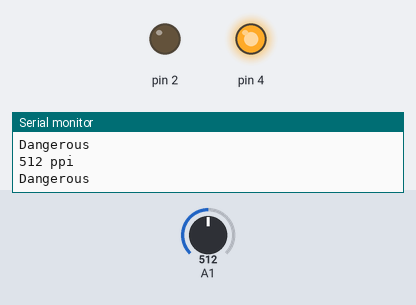
A sketch run on a simulated Arduino Uno, built with avr-gcc and run on an emulated ATmega328P. On the bench: output pins drawn as LEDs (lit = HIGH), the last lines printed to the serial monitor. Inputs (shaded band) come from the test bench; at power-on: A1 = 512.

Above: at 1.2 s.
1.3 s: A1 set to 127
4.3 s: A1 set to 107
At 5.5 s:
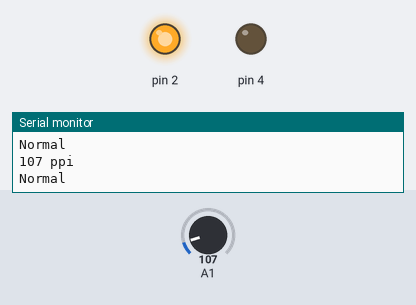
Timing chart, 0 to 7.3 s (numbered marks = the images above; inputs shaded):
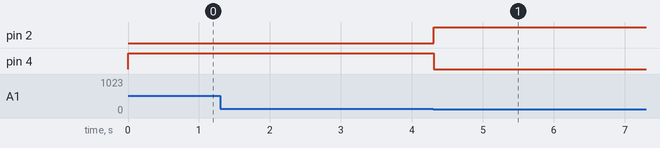

Measured:
- the behaviour switches between 121 and 120 on A1 (found by bisection; images 0 and 1)
- after the input at 4.3 s, pin 2: LOW → HIGH at once; pin 4: HIGH → LOW at once

The sketch:

smoke_sensor.ino
```cpp
int gas;
void setup()
{
  Serial.begin(9600);
  pinMode(A1,INPUT);
  pinMode(2,OUTPUT);
  pinMode(4,OUTPUT);
}
void loop()
{
  gas=analogRead(A1);
  Serial.print(gas);
  Serial.println(" ppi");
  if (gas<=120)
  {
    digitalWrite(2,HIGH);
    digitalWrite(4,LOW);
    Serial.println("Normal");
  }
  else
  {
    digitalWrite(2,LOW);
    digitalWrite(4,HIGH);
    Serial.println("Dangerous");
  }

}
```
